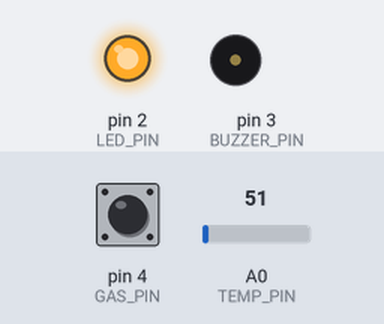
The sketch below on a simulated Arduino Uno, built with avr-gcc and run on an emulated ATmega328P. Parts: output pins drawn as LEDs (lit = HIGH), buzzer (waves = sounding, pin HIGH). The test bench sets the inputs (shaded band); at power-on: pin 4 (GAS_PIN) HIGH, A0 (TEMP_PIN) = 51. What the sketch prints to the serial monitor is not drawn.

Above: at 1.2 s.
1.3 s: pin 4 (GAS_PIN) pulled LOW for 1 s
At 1.9 s:
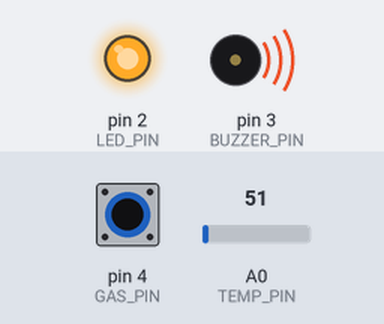
3.8 s: A0 (TEMP_PIN) set to 85
5.3 s: A0 (TEMP_PIN) set to 99
7.5 s: pin 4 (GAS_PIN) pulled LOW for 0.15 s
At 8.6 s:
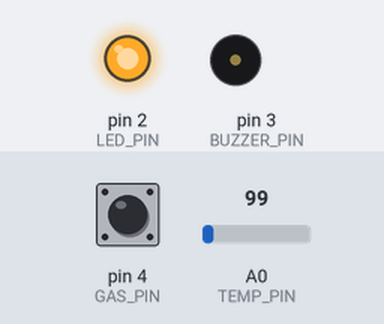
9.1 s: pin 4 (GAS_PIN) pulled LOW for 3.2 s
At 10.3 s:
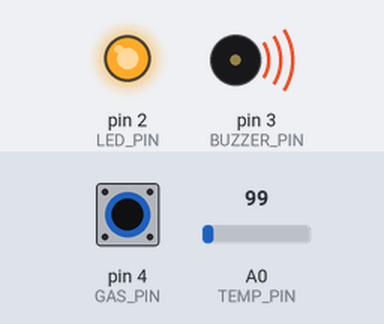
Timing chart, 0 to 13.8 s (numbered marks = the images above; inputs shaded):
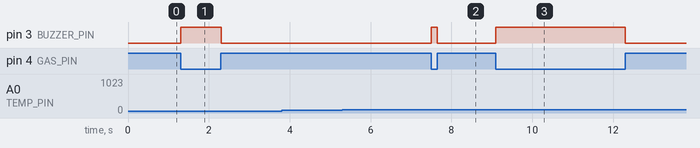

The sketch:

classisense.ino
```cpp
/* ClassiSense protocol v1 / Arduino Uno-Nano, replaces StandardFirmata.
 * Safety loop never waits for the PC or Serial. Active-low MQ-5 on D4.
 * Missing serial host keeps local gas alarm operating; illumination stays ON.
 * Digital DO alone cannot distinguish a disconnected MQ-5 from safe HIGH.
 */
#include <Arduino.h>
const byte LED_PIN=2, BUZZER_PIN=3, GAS_PIN=4, TEMP_PIN=A0;
const unsigned long WARMUP_MS=60000, LIGHT_DELAY_MS=10000, HOST_TIMEOUT_MS=15000;
unsigned long lastPerson=0,lastHost=0,lastSample=0,lastReport=0,lastTick=0;
unsigned long ledMillis=0;
bool lights=false, gas=false, buzzer=false, tempValid=false, hostSeen=false, warmedUp=false;
float temperature=0;
char command[40]; byte commandLength=0;
char telemetry[300]; unsigned int txLength=0,txPosition=0;

void setLights(bool on){lights=on;digitalWrite(LED_PIN,on?HIGH:LOW);}
void receiveCommand(){
  while(Serial.available()){
    char c=Serial.read();
    if(c=='\n'){
      command[commandLength]='\0';
      if(strncmp(command,"OCCUPANCY ",10)==0){
        char *end; long count=strtol(command+10,&end,10);
        if(end!=command+10 && *end=='\0' && count>=0 && count<=10000){
          lastHost=millis();hostSeen=true;
          if(count>0){lastPerson=lastHost;setLights(true);}
        }
      }
      commandLength=0;
    }else if(c!='\r'){
      if(commandLength<sizeof(command)-1) command[commandLength++]=c;
      else commandLength=0;
    }
  }
}
void setup(){
  pinMode(LED_PIN,OUTPUT);pinMode(BUZZER_PIN,OUTPUT);pinMode(GAS_PIN,INPUT_PULLUP);
  digitalWrite(BUZZER_PIN,LOW);setLights(true);Serial.begin(115200);
}
void loop(){
  unsigned long now=millis(), elapsed=now-lastTick;lastTick=now;
  if(lights)ledMillis+=elapsed;
  // Immediate local alarm, including during warmup. No serial command can mute it.
  if(now>=WARMUP_MS)warmedUp=true;
  gas=digitalRead(GAS_PIN)==LOW;
  buzzer=gas;digitalWrite(BUZZER_PIN,buzzer?HIGH:LOW);
  receiveCommand();
  if(!hostSeen || now-lastHost>HOST_TIMEOUT_MS) setLights(true);
  else if(now-lastPerson>=LIGHT_DELAY_MS) setLights(false);
  if(now-lastSample>=500){
    lastSample=now;int raw=analogRead(TEMP_PIN);
    temperature=raw*(5.0/1023.0)*100.0;
    tempValid=raw>1 && raw<1022 && temperature>=-20 && temperature<=120;
  }
  // Drain a bounded chunk; never block the safety loop behind USB telemetry.
  if(txPosition<txLength){
    int available=Serial.availableForWrite();
    if(available>0){
      unsigned int count=min((unsigned int)available,(unsigned int)(txLength-txPosition));
      Serial.write((const uint8_t*)telemetry+txPosition,count);txPosition+=count;
    }
  }
  if(now-lastReport>=500 && txPosition>=txLength){
    lastReport=now;char tempText[16];
    if(tempValid)dtostrf(temperature,1,1,tempText);else strcpy(tempText,"null");
    txLength=snprintf(telemetry,sizeof(telemetry),
      "{\"protocol\":1,\"gas_detected\":%s,\"gas_state\":\"%s\",\"temperature_c\":%s,\"temperature_state\":\"%s\",\"lights_on\":%s,\"buzzer_on\":%s,\"led_on_seconds\":%lu}\n",
      gas?"true":"false",gas?"danger":(!warmedUp?"stale":"healthy"),tempText,
      !tempValid?"disconnected":(temperature>=45?"danger":"healthy"),lights?"true":"false",buzzer?"true":"false",ledMillis/1000);
    if(txLength>=sizeof(telemetry))txLength=0;
    txPosition=0;
  }
}
```

Measured:
- after the input at 1.3 s, pin 3 (BUZZER_PIN): LOW → HIGH at once, → LOW 1.0 s later
- after the input at 3.8 s, every drawn part: stays the same
- after the input at 5.3 s, every drawn part: stays the same
- after the input at 7.5 s, pin 3 (BUZZER_PIN): LOW → HIGH at once, → LOW 0.15 s later
- after the input at 9.1 s, pin 3 (BUZZER_PIN): LOW → HIGH at once, → LOW 3.2 s later
